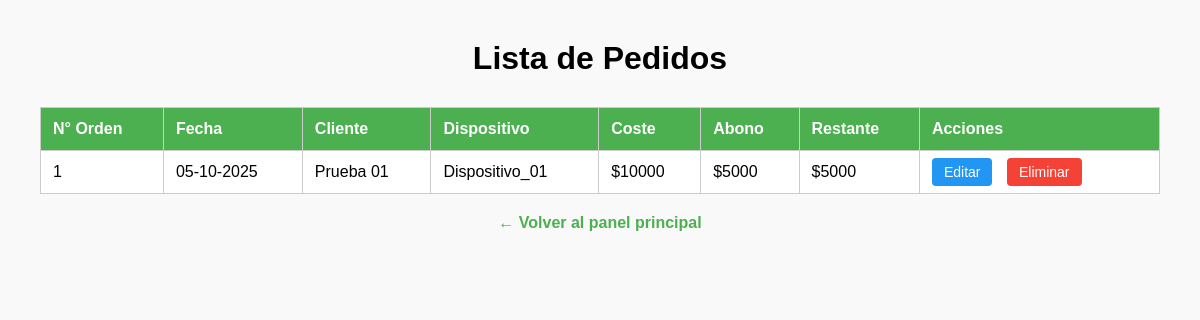
The app's page /ver_pedidos/, older data.
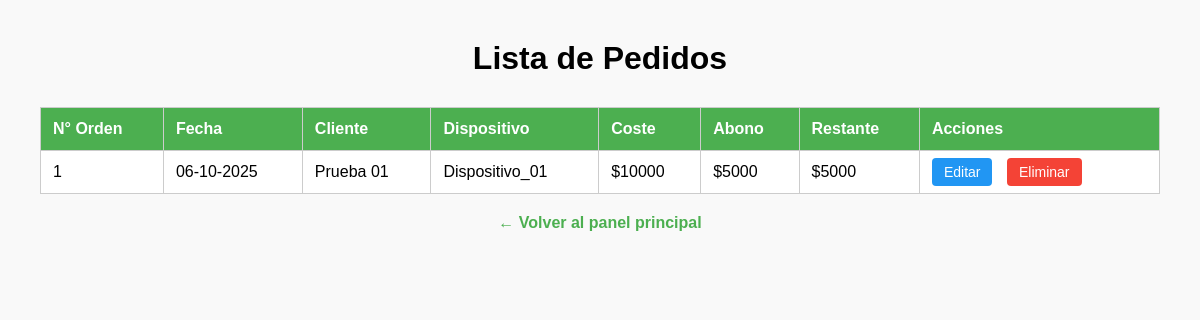
The same page, newer data.
### Modelos/models.py (models this page shows, shortened)
class Pedido(models.Model):
    N_Orden = models.AutoField(primary_key=True)
    Fecha = models.CharField(max_length=30)
    Coste = models.IntegerField()
    Abono = models.IntegerField()
    Restante = models.IntegerField()
    Cliente = models.ForeignKey(Cliente, on_delete=models.CASCADE)
    Activo = models.BooleanField(default=True)
    Dispositivo = models.ForeignKey(Dispositivo,on_delete=models.CASCADE)

class Cliente(models.Model):
    Nombre = models.CharField(max_length=20)
    Apellido = models.CharField(max_length=20)
    Numero_telefono= models.CharField(max_length=15)
    Direccion = models.CharField(max_length=50)
    Rut = models.IntegerField()
    Activo = models.BooleanField(default=True)

class Dispositivo(models.Model):
    Nombre = models.CharField(max_length=30)
    Trabajo_realizado = models.CharField(max_length=100)
    Codigo_Bloqueo = models.CharField(max_length=50)
    modelo = models.ForeignKey(Modelo,on_delete=models.CASCADE)
    Activo = models.BooleanField(default=True)

### Modelos/views.py (the view)
# urls.py: path('ver_pedidos/', views.ver_pedidos, name='ver_pedidos'),
def ver_pedidos(request):
    pedidos = Pedido.objects.select_related('Cliente', 'Dispositivo').all().order_by('-Fecha')
    return render(request, 'ver_pedidos.html', {'pedidos': pedidos})

### Templates/ver_pedidos.html (shortened to what this page needs)
<!DOCTYPE html>
<html lang="es">
<head>
</head>
<body>
    <h1>Lista de Pedidos</h1>
    <table>
        <thead>
            <tr>
                <th>N° Orden</th>
                <th>Fecha</th>
                <th>Cliente</th>
                <th>Dispositivo</th>
                <th>Coste</th>
                <th>Abono</th>
                <th>Restante</th>
                <th>Acciones</th>
            </tr>
        </thead>
        <tbody>
            {% for pedido in pedidos %}
            <tr>
                <td>{{ pedido.N_Orden }}</td>
                <td>{{ pedido.Fecha }}</td>
                <td>{{ pedido.Cliente.Nombre }} {{ pedido.Cliente.Apellido }}</td>
                <td>{{ pedido.Dispositivo.Nombre }}</td>
                <td>${{ pedido.Coste }}</td>
                <td>${{ pedido.Abono }}</td>
                <td>${{ pedido.Restante }}</td>
                <td class="acciones">
                    <a href="{% url 'editar_pedido' pedido.N_Orden %}">Editar</a>
                    <a href="{% url 'eliminar_pedido' pedido.N_Orden %}" class="eliminar">Eliminar</a>
                </td>
            </tr>
            {% empty %}
            <tr>
                <td colspan="8" style="text-align:center;">No hay pedidos registrados.</td>
            </tr>
            {% endfor %}
        </tbody>
    </table>
    <div class="volver">
        <a href="{% url 'hub' %}">← Volver al panel principal</a>
    </div>
</body>
</html>

Row changes from the older to the newer data that the page shows:
changed Pedido "Prueba": Fecha "05-10-2025" → "06-10-2025"
